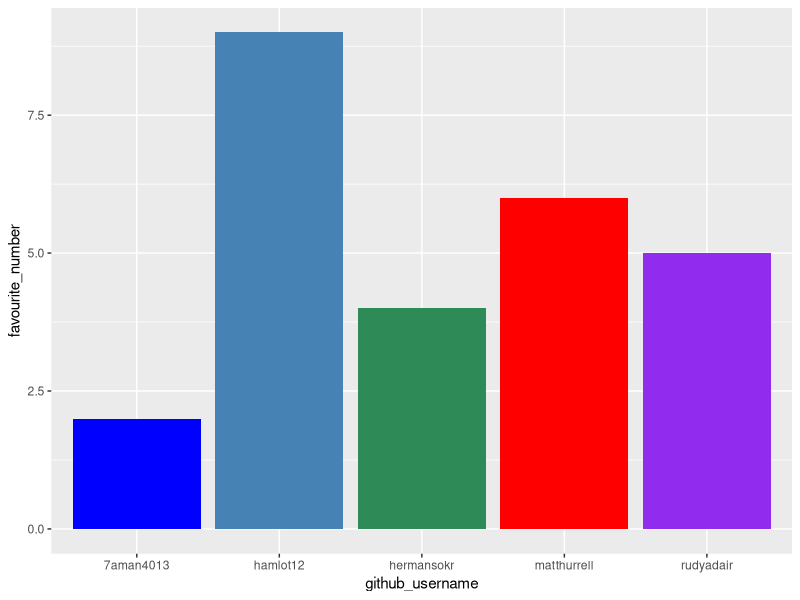
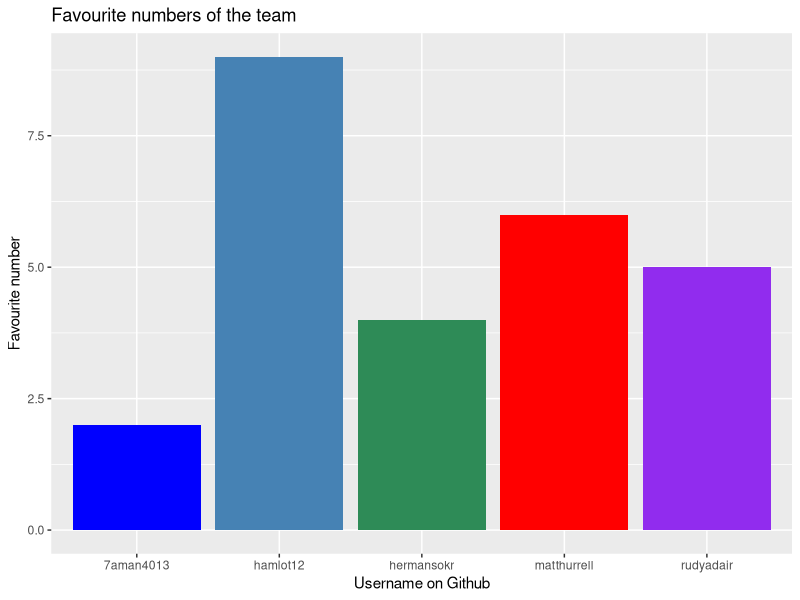

Reproduce these figures in R, in order. (Note: this script raises an error after producing the figures.)
## ---- chunk 1
library(tidyverse) 
## ---- chunk 2
team_data <- tibble(
  name = c("Herman Songe-Aakre", "Abdulrahman Albinali", "Rudy Adair", 
           "Matthew Hurrel", "Hamish Lothian"),
  github_username = c("hermansokr", "7aman4013", "rudyadair", 
                      "matthurrell", "hamlot12"), 
  colour = c("seagreen4", "blue", "purple2", 
             "red", "steelblue"),
  hobby = c("cricket", "math/coding", "cricket", 
            "badminton", "golf"),
  favourite_number = c(sample(10, size = 1), 2, 5, 6, 9)
  )

team_data
## ---- chunk 3
p1 <- ggplot(data = team_data, 
             mapping = aes(x = github_username, 
                           y = favourite_number,
                           fill = colour), 
             ) +
   geom_col() +
   scale_fill_identity()
p1
## ---- chunk 4
p1 + labs(x = "Username on Github", 
          y = "Favourite number",
          title = "Favourite numbers of the team")
## ---- chunk 5

p2 <- ggplot(team_data, aes(x = hobby)) +
  geom_bar(fill = paste0(sample(c(0:9, LETTERS[0:6]), 6, T)) )
p2
